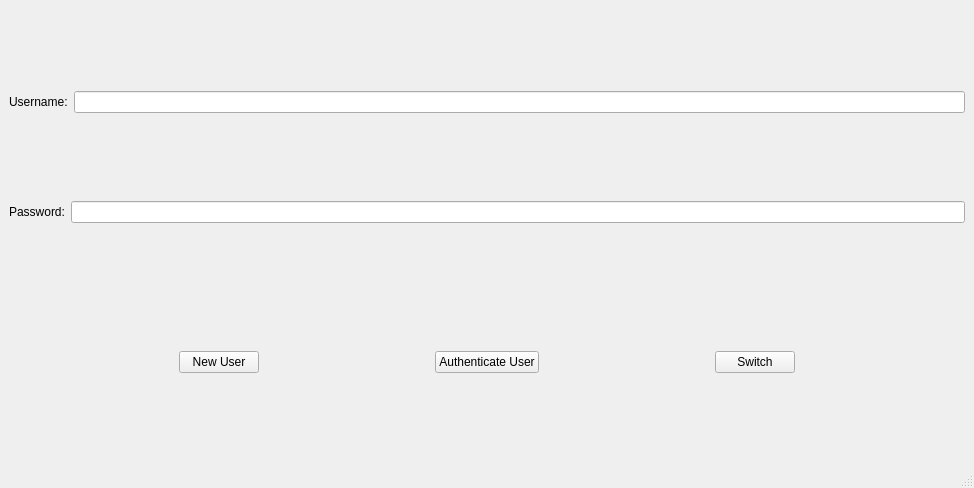
<?xml version="1.0" encoding="UTF-8"?>
<ui version="4.0">
 <class>MainWindow</class>
 <widget class="QMainWindow" name="MainWindow">
  <property name="geometry">
   <rect>
    <x>0</x>
    <y>0</y>
    <width>974</width>
    <height>488</height>
   </rect>
  </property>
  <property name="windowTitle">
   <string>Authentication</string>
  </property>
  <widget class="QWidget" name="centralwidget">
   <layout class="QVBoxLayout" name="verticalLayout_2">
    <item>
     <layout class="QVBoxLayout" name="verticalLayout">
      <item>
       <layout class="QHBoxLayout" name="horizontalLayout">
        <property name="topMargin">
         <number>0</number>
        </property>
        <item>
         <layout class="QVBoxLayout" name="verticalLayout_3">
          <item>
           <layout class="QHBoxLayout" name="horizontalLayout_2">
            <item>
             <widget class="QLabel" name="username_label">
              <property name="enabled">
               <bool>true</bool>
              </property>
              <property name="text">
               <string>Username:</string>
              </property>
              <property name="scaledContents">
               <bool>false</bool>
              </property>
             </widget>
            </item>
            <item>
             <widget class="QLineEdit" name="username_lineEdit"/>
            </item>
           </layout>
          </item>
          <item>
           <layout class="QHBoxLayout" name="horizontalLayout_3">
            <item>
             <widget class="QLabel" name="password_label">
              <property name="text">
               <string>Password:</string>
              </property>
             </widget>
            </item>
            <item>
             <widget class="QLineEdit" name="password_lineEdit"/>
            </item>
           </layout>
          </item>
          <item>
           <spacer name="verticalSpacer">
            <property name="orientation">
             <enum>Qt::Vertical</enum>
            </property>
            <property name="sizeType">
             <enum>QSizePolicy::Minimum</enum>
            </property>
            <property name="sizeHint" stdset="0">
             <size>
              <width>20</width>
              <height>40</height>
             </size>
            </property>
           </spacer>
          </item>
          <item>
           <layout class="QHBoxLayout" name="horizontalLayout_4">
            <item>
             <spacer name="horizontalSpacer">
              <property name="orientation">
               <enum>Qt::Horizontal</enum>
              </property>
              <property name="sizeHint" stdset="0">
               <size>
                <width>40</width>
                <height>20</height>
               </size>
              </property>
             </spacer>
            </item>
            <item>
             <widget class="QPushButton" name="newUser_btn">
              <property name="text">
               <string>New User</string>
              </property>
             </widget>
            </item>
            <item>
             <spacer name="horizontalSpacer_3">
              <property name="orientation">
               <enum>Qt::Horizontal</enum>
              </property>
              <property name="sizeHint" stdset="0">
               <size>
                <width>40</width>
                <height>20</height>
               </size>
              </property>
             </spacer>
            </item>
            <item>
             <widget class="QPushButton" name="authenticateUser_btn">
              <property name="text">
               <string>Authenticate User</string>
              </property>
             </widget>
            </item>
            <item>
             <spacer name="horizontalSpacer_4">
              <property name="orientation">
               <enum>Qt::Horizontal</enum>
              </property>
              <property name="sizeHint" stdset="0">
               <size>
                <width>40</width>
                <height>20</height>
               </size>
              </property>
             </spacer>
            </item>
            <item>
             <widget class="QPushButton" name="SwitchButton">
              <property name="text">
               <string>Switch</string>
              </property>
             </widget>
            </item>
            <item>
             <spacer name="horizontalSpacer_2">
              <property name="orientation">
               <enum>Qt::Horizontal</enum>
              </property>
              <property name="sizeHint" stdset="0">
               <size>
                <width>40</width>
                <height>20</height>
               </size>
              </property>
             </spacer>
            </item>
           </layout>
          </item>
         </layout>
        </item>
       </layout>
      </item>
     </layout>
    </item>
   </layout>
  </widget>
  <widget class="QMenuBar" name="menubar">
   <property name="geometry">
    <rect>
     <x>0</x>
     <y>0</y>
     <width>974</width>
     <height>22</height>
    </rect>
   </property>
  </widget>
  <widget class="QStatusBar" name="statusbar"/>
 </widget>
 <resources/>
 <connections/>
</ui>
